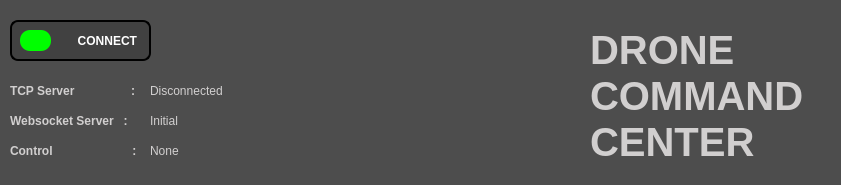
   <widget class="QFrame" name="frame_17">
    <property name="geometry">
     <rect>
      <x>1070</x>
      <y>14</y>
      <width>841</width>
      <height>185</height>
     </rect>
    </property>
    <property name="styleSheet">
     <string notr="true">QFrame {
	background-color: #4d4d4d;
	border-radius: 20px;
}</string>
    </property>
    <property name="frameShape">
     <enum>QFrame::StyledPanel</enum>
    </property>
    <property name="frameShadow">
     <enum>QFrame::Raised</enum>
    </property>
    <widget class="QPushButton" name="CommandConnect">
     <property name="geometry">
      <rect>
       <x>10</x>
       <y>20</y>
       <width>141</width>
       <height>41</height>
      </rect>
     </property>
     <property name="cursor">
      <cursorShape>PointingHandCursor</cursorShape>
     </property>
     <property name="styleSheet">
      <string notr="true">QPushButton {
    background-color: rgb(65, 65, 65);
    border: 2px solid black;
    border-radius: 8px;
    color: white;
    font-weight: bold;
    padding: 6px 12px;
    text-align: right;
}

/* Hover effect */
QPushButton:hover {
    background-color: rgb(90, 90, 90);   /* lebih terang */
    border: 2px solid rgb(120, 120, 120);
    color: #e0e0e0;                      /* teks sedikit lebih terang */
}

/* Saat ditekan */
QPushButton:pressed {
    background-color: rgb(40, 40, 40);   /* lebih gelap */
    border: 2px solid rgb(100, 100, 100);
    color: #cccccc;
}
</string>
     </property>
     <property name="text">
      <string>CONNECT</string>
     </property>
    </widget>
    <widget class="QLabel" name="CommandOnline">
     <property name="geometry">
      <rect>
       <x>20</x>
       <y>30</y>
       <width>31</width>
       <height>21</height>
      </rect>
     </property>
     <property name="styleSheet">
      <string notr="true">background-color: rgb(0, 255, 0);
border: 0px gray;
border-radius: 10px;</string>
     </property>
     <property name="text">
      <string/>
     </property>
    </widget>
    <widget class="QLabel" name="label">
     <property name="geometry">
      <rect>
       <x>150</x>
       <y>10</y>
       <width>201</width>
       <height>61</height>
      </rect>
     </property>
     <property name="styleSheet">
      <string notr="true"> image: url(&quot;C:/laragon/www/QT Drone/assets/LOGO R BG-012.png&quot;);</string>
     </property>
     <property name="text">
      <string/>
     </property>
    </widget>
    <widget class="QLabel" name="label_2">
     <property name="geometry">
      <rect>
       <x>270</x>
       <y>10</y>
       <width>341</width>
       <height>191</height>
      </rect>
     </property>
     <property name="styleSheet">
      <string notr="true"> image: url(&quot;C:/laragon/www/QT Drone/assets/drone-display.png&quot;);</string>
     </property>
     <property name="text">
      <string/>
     </property>
    </widget>
    <widget class="QLabel" name="label_11">
     <property name="geometry">
      <rect>
       <x>10</x>
       <y>80</y>
       <width>131</width>
       <height>21</height>
      </rect>
     </property>
     <property name="font">
      <font>
       <weight>75</weight>
       <bold>true</bold>
      </font>
     </property>
     <property name="styleSheet">
      <string notr="true">color: rgb(209, 207, 207);
font-weight: bold;
border: 0px gray; </string>
     </property>
     <property name="text">
      <string>TCP Server                 :</string>
     </property>
    </widget>
    <widget class="QLabel" name="label_12">
     <property name="geometry">
      <rect>
       <x>10</x>
       <y>110</y>
       <width>131</width>
       <height>21</height>
      </rect>
     </property>
     <property name="font">
      <font>
       <weight>75</weight>
       <bold>true</bold>
      </font>
     </property>
     <property name="styleSheet">
      <string notr="true">color: rgb(209, 207, 207);
font-weight: bold;
border: 0px gray; </string>
     </property>
     <property name="text">
      <string>Websocket Server   :</string>
     </property>
    </widget>
    <widget class="QLabel" name="label_13">
     <property name="geometry">
      <rect>
       <x>10</x>
       <y>140</y>
       <width>131</width>
       <height>21</height>
      </rect>
     </property>
     <property name="font">
      <font>
       <weight>75</weight>
       <bold>true</bold>
      </font>
     </property>
     <property name="styleSheet">
      <string notr="true">color: rgb(209, 207, 207);
font-weight: bold;
border: 0px gray; </string>
     </property>
     <property name="text">
      <string>Control                        :</string>
     </property>
    </widget>
    <widget class="QLabel" name="label_14">
     <property name="geometry">
      <rect>
       <x>590</x>
       <y>20</y>
       <width>231</width>
       <height>151</height>
      </rect>
     </property>
     <property name="font">
      <font>
       <pointsize>30</pointsize>
       <weight>75</weight>
       <bold>true</bold>
      </font>
     </property>
     <property name="styleSheet">
      <string notr="true">color: rgb(209, 207, 207);
font-weight: bold;
border: 0px gray; </string>
     </property>
     <property name="text">
      <string>DRONE COMMAND CENTER</string>
     </property>
     <property name="wordWrap">
      <bool>true</bool>
     </property>
    </widget>
    <widget class="QLabel" name="CommandStatus">
     <property name="geometry">
      <rect>
       <x>150</x>
       <y>80</y>
       <width>141</width>
       <height>21</height>
      </rect>
     </property>
     <property name="font">
      <font>
       <weight>50</weight>
       <bold>false</bold>
      </font>
     </property>
     <property name="styleSheet">
      <string notr="true">color: rgb(209, 207, 207);
border: 0px gray; </string>
     </property>
     <property name="text">
      <string>Disconnected</string>
     </property>
    </widget>
    <widget class="QLabel" name="CommandMode">
     <property name="geometry">
      <rect>
       <x>150</x>
       <y>110</y>
       <width>121</width>
       <height>21</height>
      </rect>
     </property>
     <property name="font">
      <font>
       <weight>50</weight>
       <bold>false</bold>
      </font>
     </property>
     <property name="styleSheet">
      <string notr="true">color: rgb(209, 207, 207);
border: 0px gray; </string>
     </property>
     <property name="text">
      <string>Initial</string>
     </property>
    </widget>
    <widget class="QLabel" name="CommandControl">
     <property name="geometry">
      <rect>
       <x>150</x>
       <y>140</y>
       <width>111</width>
       <height>21</height>
      </rect>
     </property>
     <property name="font">
      <font>
       <weight>50</weight>
       <bold>false</bold>
      </font>
     </property>
     <property name="styleSheet">
      <string notr="true">color: rgb(209, 207, 207);
border: 0px gray; </string>
     </property>
     <property name="text">
      <string>None</string>
     </property>
    </widget>
    <widget class="QPushButton" name="btAutonomousEmergency">
     <property name="geometry">
      <rect>
       <x>760</x>
       <y>10</y>
       <width>51</width>
       <height>41</height>
      </rect>
     </property>
     <property name="font">
      <font>
       <pointsize>10</pointsize>
       <weight>75</weight>
       <bold>true</bold>
      </font>
     </property>
     <property name="cursor">
      <cursorShape>PointingHandCursor</cursorShape>
     </property>
     <property name="styleSheet">
      <string notr="true">QPushButton {
    border: none;
    border-radius: 8px;
    image: url(&quot;C:/laragon/www/QT Drone/assets/emergency.png&quot;);
    background-repeat: no-repeat;
    background-position: center;
    background-color: transparent; /* default transparan */
    min-width: 20px;
    min-height: 20px;
}

QPushButton:hover {
    image: url(&quot;C:/laragon/www/QT Drone/assets/emergency.png&quot;);
    background-repeat: no-repeat;
    background-position: center;
    background-color: rgba(0, 0, 0, 50); /* efek gelap hover */
    border-radius: 8px;
}

QPushButton:pressed {
     image: url(&quot;C:/laragon/www/QT Drone/assets/emergency.png&quot;);
    background-repeat: no-repeat;
    background-position: center;
    background-color: rgba(0, 0, 0, 100); /* lebih gelap ketika ditekan */
    border-radius: 8px;
}
</string>
     </property>
     <property name="text">
      <string/>
     </property>
    </widget>
    <zorder>label_2</zorder>
    <zorder>label</zorder>
    <zorder>label_11</zorder>
    <zorder>label_12</zorder>
    <zorder>label_13</zorder>
    <zorder>label_14</zorder>
    <zorder>CommandStatus</zorder>
    <zorder>CommandMode</zorder>
    <zorder>CommandControl</zorder>
    <zorder>btAutonomousEmergency</zorder>
    <zorder>CommandConnect</zorder>
    <zorder>CommandOnline</zorder>
   </widget>
